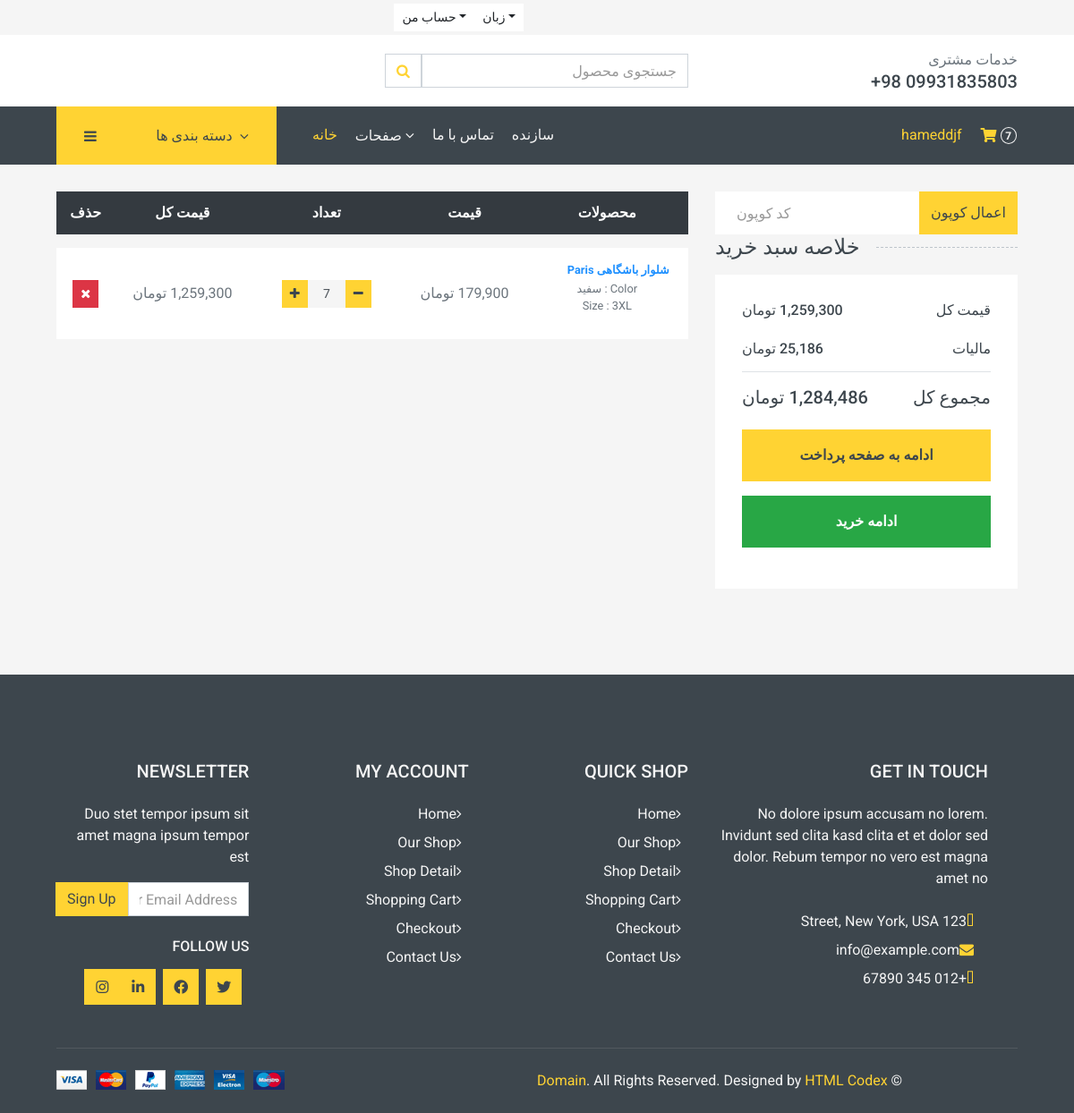
Screenshot of /cart/ (signed in) with the database file from the repository.
### accounts/models.py (models this page shows, shortened)
class Account(AbstractBaseUser):
    first_name = models.CharField(_("اسم"), max_length=50)
    last_name = models.CharField(_("نام خوانوادگی"), max_length=50)
    username = models.CharField(_("نام کاربری"), max_length=50, unique=True)
    email = models.EmailField(_("ادرس ایمیل"), max_length=254, unique=True)
    phone_number = models.CharField(
        _("شماره تماس"), max_length=50, unique=True, blank=True, null=True)
    objects = MyAccountManager()
    date_joined = models.DateTimeField(
        _("زمان ثبت نام"), auto_now=False, auto_now_add=True)
    last_login = models.DateTimeField(
        _("اخرین ورود"), auto_now=False, auto_now_add=True)
    is_admin = models.BooleanField(
        _("کاربر مورد نظر ادمین است ؟"), default=False)
    is_staff = models.BooleanField(
        _("کاربر مورد نظر کارمند است ؟"), default=False)
    is_active = models.BooleanField(
        _("کاربر مورد نظر فعال است ؟"), default=False)
    is_superadmin = models.BooleanField(
        _("کاربر مورد نظر ادمین اصلی است ؟"), default=False)
    USERNAME_FIELD = 'email'
    REQUIRED_FIELDS = ['username', 'first_name', 'last_name']
    class Meta:
        verbose_name = 'اکانت'
        verbose_name_plural = 'اکانت‌ها'

### carts/models.py (models this page shows, shortened)
class CartItem(models.Model):
    user = models.ForeignKey(
        "accounts.Account", verbose_name=_("کاربر"),
        on_delete=models.CASCADE, null=True)
    cart = models.ForeignKey(Cart, on_delete=models.CASCADE, null=True)
    product = models.ForeignKey(Product, on_delete=models.CASCADE)
    variations = models.ManyToManyField(
        Variation, verbose_name=_("واریانت ها"), blank=True)
    quantity = models.IntegerField(default=1)
    is_active = models.BooleanField(default=True)
    def sub_total(self):
        return self.product.price * self.quantity
    class Meta:
        verbose_name = ("کالا سبد خرید")
        verbose_name_plural = ("کالاهای سبد خرید")

### store/models.py (models this page shows, shortened)
class Product(models.Model):
    title = models.CharField(max_length=50, unique=True)
    slug = models.SlugField(max_length=50, unique=True)
    concise = models.TextField(max_length=500, blank=True)
    description = models.TextField(blank=True,)
    variation = models.ManyToManyField(
        Variation, related_name='variation_products')
    price = models.IntegerField(default=0)
    image = models.ImageField(upload_to='images/product_images',
                              height_field=None,
                              width_field=None,
                              max_length=None)
    stock = models.IntegerField()
    is_available = models.BooleanField(default=False)
    category = models.ForeignKey(
        Category, verbose_name='دسته بندی', on_delete=models.CASCADE, related_name='category_products')
    created_date = models.DateField(auto_now=False, auto_now_add=True)
    modified_date = models.DateTimeField(auto_now=True, auto_now_add=False)
    discount = models.IntegerField(default=0,)
    def get_url(self):
        return reverse('products_detail', args=[self.category.slug, self.slug])
    class Meta:
        verbose_name = ("محصول")
        verbose_name_plural = ("محصولات")

class Variation(models.Model):
    variation_category = models.CharField(
        _("تنوع دسته بندی"), max_length=120, choices=variation_category_choice)
    variation_value = models.CharField(_("مقدار تنوع"), max_length=120)
    is_active = models.BooleanField(_("فعال است؟"), default=True)
    create_date = models.DateTimeField(
        _("زمان ایجاد"), auto_now=True, auto_now_add=False)
    class Meta:
        verbose_name = ("واریانت")
        verbose_name_plural = ("واریانت ها")

### carts/views.py (the view, shortened to what this page needs)
# urls.py: path('', CartView.as_view(), name='cart_page'),
class CartView(View):
    def get(self, request):
        try:
            tax = 0
            grand_total = 0
            total = 0
            quantity = 0
            if request.user.is_authenticated:
                cart_items = CartItem.objects.filter(
                    user=request.user, is_active=True)
            else:
                cart = Cart.objects.get(cart_id=_cart_id(request))
                cart_items = CartItem.objects.filter(cart=cart, is_active=True)
            for cart_item in cart_items:
                total += (cart_item.product.price * cart_item.quantity)
                quantity += cart_item.quantity
            tax = (2 * total) / 100
            grand_total = total + tax
        except ObjectDoesNotExist:
            cart_items = []
        context = {
            'total': total,
            'quantity': quantity,
            'cart_items': cart_items,
            'tax': tax,
            'grand_total': grand_total,
        }
        return render(request, 'store/cart.html', context)

### carts/context_processors.py (called while the page is built)
def counter(request):
    cart_count = 0
    if str('admin') is request.path:
        return {}
    else:
        try:
            cart = Cart.objects.filter(cart_id=_cart_id(request))
            if request.user.is_authenticated:
                cart_items = CartItem.objects.all().filter(user=request.user)
            else:
                cart_items = CartItem.objects.all().filter(cart=cart[:1])
            for cart_item in cart_items:
                cart_count += cart_item.quantity
        except Cart.DoesNotExist:
            cart_count = 0
    return dict(cart_count=cart_count)

### carts/views.py (called while the page is built)
def _cart_id(request):
    cart = request.session.session_key
    if not cart:
        cart = request.session.create()
    return cart

### category/context_processors.py (called while the page is built)
def menu_links(request):
    links = Category.objects.all()
    return dict(links=links)

### category/models.py (called while the page is built)
    def get_absolute_url(self):
        return reverse('products_by_category', args=[self.slug])

### category/templatetags/custom_tags.py (called while the page is built)
@register.filter
def format_price(value):
    if value is None:
        return ''
    value = str(int(value))
    parts = []
    while value:
        parts.insert(0, value[-3:])
        value = value[:-3]
    formatted_value = ','.join(parts)
    return f"{formatted_value} تومان"

### templates/store/cart.html (shortened to what this page needs)
{% extends "base.html" %}
{% load static %}
{% load custom_tags %}
{% block main %}
    <div class="container-fluid">
      {% if not cart_items %}
        <h2 class='text-center rtl'>. سبد خرید شما خالیست </h2>
        </br>
        <div class='text-center'>
          <a href='{% url "store" %}' class='btn btn-primary' > ادامه خرید</a>
        </div>
    {% else %}
      <div class="row px-xl-5">
        <div class="col-lg-8 table-responsive mb-5">
          <table class="table table-light table-borderless table-hover text-center mb-0">
            <thead class="thead-dark">
              <tr>
                <th>محصولات</th>
                <th>قیمت</th>
                <th>تعداد</th>
                <th>قیمت کل</th>
                <th>حذف</th>
              </tr>
            </thead>
            <tbody class="align-middle">
              {% for cart_item in cart_items %}
                  <tr>
                    <td class="align-middle">
                      <figcaption class='info'>
                        <a href='{{ cart_item.product.get_url }}' class='text-muted small'>
                          <strong class="colorful">{{cart_item.product.title}}</strong>
                        </a>
                        <p class='text-muted small'>
                          {% if cart_item.variations.all %}
                            {% for item in cart_item.variations.all %}
                                {{ item.variation_category | capfirst }} : {{ item.variation_value | capfirst }}<br>
                            {% endfor %}
                          {% endif %}
                        </p>
                      </figcaption>
                    </td>
                    <td class="align-middle">{{cart_item.product.price|format_price}}</td>
                    <td class="align-middle">
                      <div class="col">
                        <div class="input-group mx-auto" style="width: 100px;" >
                            <div class="input-group-btn">
                            <a href="{% url 'cart:remove_from_cart_page' cart_item.product.id cart_item.id %}" class="btn btn-sm btn-primary btn-minus" type="button"> <i class="fa fa-minus"></i> </a>
                            </div>
                            <input type="text" class="form-control form-control-sm bg-secondary border-0 text-center"  value="{{cart_item.quantity}}">
                            <div class="input-group-btn">
                                <form action="{% url 'cart:add_to_cart_page' cart_item.product.id  %}" method='POST'>
                                    <button class="btn btn-sm btn-primary btn-plus" type="submit" id="button-minus"> <i class="fa fa-plus"></i> </button>
                                </form>
                            </div>
                        </div>
                    </td>
                    <td class="align-middle">{{cart_item.sub_total|format_price}}</td>
                    <td class="align-middle">
                      <a href='{% url "cart:delete_cart_item_page" cart_item.product.id cart_item.id %}' onclick="return confirm('ایا مطمعئن هستین میخواهید این محصول را حذف کنید؟')" class="btn btn-sm btn-danger"><i class="fa fa-times"></i></a>
                    </td>
                  </tr>
              {% endfor %}
            </tbody>
          </table>
        </div>
        <div class="col-lg-4">
            <div class="input-group">
              <input type="text" class="form-control border-0 p-4 floatformat : right" placeholder="کد کوپون" />
              <div class="input-group-append">
                <button class="btn btn-primary">اعمال کوپون</button>
              </div>
            </div>
          <h5 class="section-title position-relative text-uppercase mb-3"><span class="bg-secondary pr-3">خلاصه سبد خرید</span></h5>
          <div class="bg-light p-30 mb-5">
            <div class="border-bottom pb-2">
              <div class="d-flex justify-content-between mb-3">
                <h6>قیمت کل</h6>
                <h6>{{total|format_price}}</h6>
              </div>
              <div class="d-flex justify-content-between">
                <h6 class="font-weight-medium">مالیات</h6>
                <h6 class="font-weight-medium">{{tax|format_price}}</h6>
              </div>
            </div>
            <div class="pt-2">
              <div class="d-flex justify-content-between mt-2">
                <h5>مجموع کل</h5>
                <h5>{{grand_total|format_price}}</h5>
              </div>
              <a href="{% url "cart:checkout_page" %}" class="btn btn-block btn-primary font-weight-bold my-3 py-3">ادامه به صفحه پرداخت</a>
              <a href="{% url 'store' %}" class="btn btn-block btn-success font-weight-bold my-3 py-3">ادامه خرید</a>
            </div>
          </div>
        </div>
      </div>
    {% endif %}
    </div>
{% endblock main %}

### templates/includes/navbar.html (shortened to what this page needs)
{% load custom_tags %}
<div class="container-fluid">
  <div class="row bg-secondary py-1 px-xl-5">
    <div class="col-lg-6 text-center text-lg-right">
      <div class="d-inline-flex align-items-center">
        <div class="btn-group">
          <button type="button" class="btn btn-sm btn-light dropdown-toggle" data-toggle="dropdown">حساب من</button>
        </div>
        <div class="btn-group">
          <button type="button" class="btn btn-sm btn-light dropdown-toggle" data-toggle="dropdown">زبان</button>
        </div>
      </div>
    </div>
  </div>
  <div class="row align-items-center bg-light py-3 px-xl-5 d-none d-lg-flex">
    <div class="col-lg-4 col-6 text-left">
      <form action="{% url "search_page" %}" class='search' method='GET'>
        <div class="input-group">
          <input type="text" class="form-control" placeholder="جستجوی محصول" name='keyword' />
          <div class="input-group-append">
            <button type='submit' class="input-group-text bg-transparent text-primary"><i class="fa fa-search" ></i></button>
          </div>
        </div>
      </form>
    </div>
    <div class="col-lg-4 col-6 text-right">
      <p class="m-0">خدمات مشتری</p>
      <h5 class="m-0">+98 09931835803</h5>
    </div>
  </div>
</div>
<div class="container-fluid bg-dark mb-30">
  <div class="row px-xl-5">
    <div class="col-lg-3 d-none d-lg-block">
      <a class="btn d-flex align-items-center justify-content-end bg-primary w-100" data-toggle="collapse" href="#navbar-vertical" style="height: 65px; padding: 0 30px;">
        <i class="fa fa-bars text-dark mr-auto"></i>
        <h6 class="text-dark m-0">دسته بندی ها</h6>
        <i class="fa fa-angle-down text-dark ml-2"></i>
      </a>
    </div>
    <div class="col-lg-9">
      <nav class="navbar navbar-expand-lg bg-dark navbar-dark py-3 py-lg-0 px-0">
        <div class="collapse navbar-collapse justify-content-between" id="navbarCollapse">
          <div class="navbar-nav mr-auto py-0">
            <a href="{% url "home" %}" class="nav-item nav-link active">خانه</a>
            <div class="nav-item dropdown">
              <a href="#" class="nav-link dropdown-toggle" data-toggle="dropdown">صفحات <i class="fa fa-angle-down mt-1"></i></a>
            </div>
            <a href="{% url 'connect:contact' %}" class="nav-item nav-link">تماس با ما</a>
            <a href="{% url 'connect:creators' %}" class="nav-item nav-link">سازنده</a>
          </div>
          <div class="navbar-nav ml-auto py-0 d-none d-lg-block">
            {% if user.is_authenticated %}
            <a href="{% url 'account:logout_page' %}">
                {% if user.get_full_name %}
                    {{ user.get_full_name }}
                {% else %}
                    {{ user.username }}
                {% endif %}
            </a>
            {% else %}
                <a href="{% url 'account:login_page' %}" class="btn px-0 ml-3">
                    <i class="fas fa-sign-in-alt text-primary"></i>
                </a>
            {% endif %}
            <a href="{% url 'cart:cart_page' %}" class="btn px-0 ml-3">
              <i class="fas fa-shopping-cart text-primary"></i>
              <span class="badge text-secondary border border-secondary rounded-circle" style="padding-bottom: 2px;">{{cart_count}}</span>
            </a>
          </div>
        </div>
      </nav>
    </div>
  </div>
</div>

### static/css/own-style.css (style rules this page uses)
body { text-align-last: inherit; }
.navbar-nav { margin-left: initial !important; }
.section-title { font-size: 1.5em; font-weight: bold; margin-right: auto; }

### templates/store/cart.html (style rules this page uses)
.mb-5, .my-5 { direction: rtl; }
.colorful:nth-child(odd) { color: dodgerblue; padding-left: 25px; }

### rows the page displays
Account: username "hameddjf"
CartItem: product "شلوار باشگاهی Paris", product.price "179,900 تومان", quantity "7", sub_total "1,259,300 تومان"
Variation: variation_value "سفید"
Variation: variation_category "Size", variation_value "3XL"

### other values shown
{{ cart_count }} "7"
{{ total|format_price }} "1,259,300 تومان"
{{ tax|format_price }} "25,186 تومان"
{{ grand_total|format_price }} "1,284,486 تومان"
